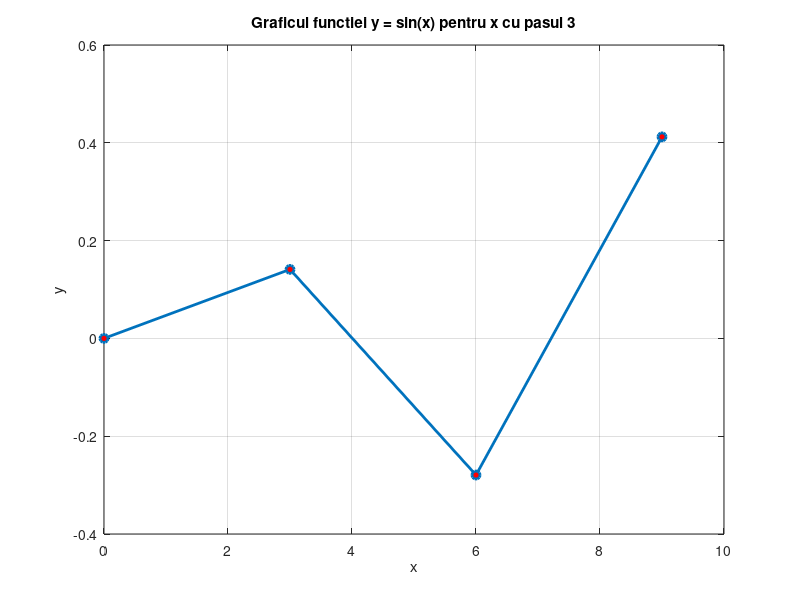
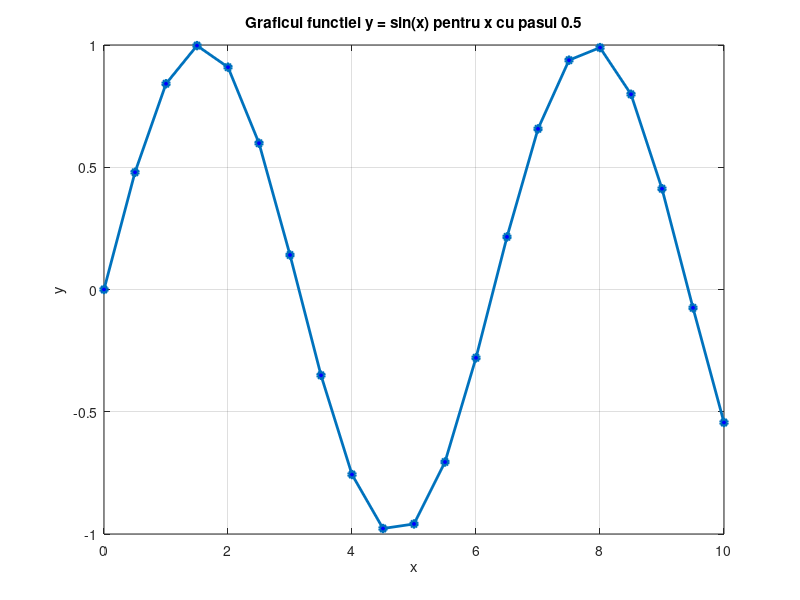

The MATLAB source for these figures, in order:
% Definirea intervalului x cu pasul 3
x = 0:3:10;

% Calcularea valorilor lui y = sin(x)
y = sin(x);

% Trasarea graficului
figure;
plot(x, y, 'o-', 'LineWidth', 2, 'MarkerSize', 6, 'MarkerFaceColor', 'r');

title('Graficul functiei y = sin(x) pentru x cu pasul 3');
xlabel('x');
ylabel('y');
grid on;

% Experimentarea cu pasi mai mici
figure;
x_fine = 0:0.5:10;
y_fine = sin(x_fine);
plot(x_fine, y_fine, 'o-', 'LineWidth', 2, 'MarkerSize', 5, 'MarkerFaceColor', 'b');

title('Graficul functiei y = sin(x) pentru x cu pasul 0.5');
xlabel('x');
ylabel('y');
grid on;
